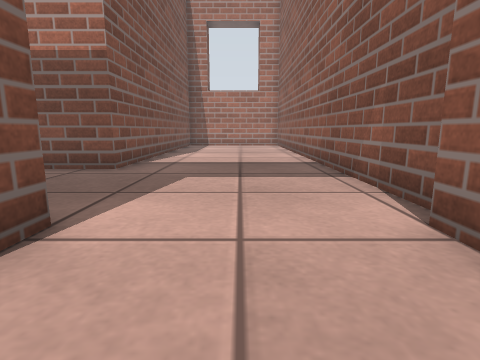
View 1 (above)

14 first-person views from a walk through a robot-simulator world made for Gazebo. The camera is 0.5 m above the floor, tilts 10° down and sees 80° across. The floor is counted in squares, 0.5 m on a side. Each view is taken from the middle of a square. On the plan, view 1 faces up. The plan holds only what a view shows up to about 11 squares ahead; the rest is blank.

View 2
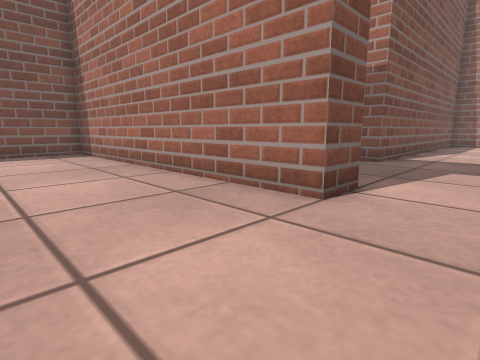

View 3
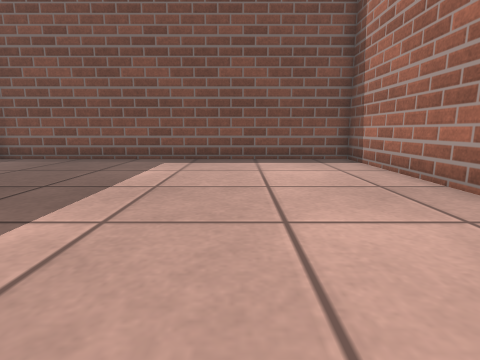

View 4
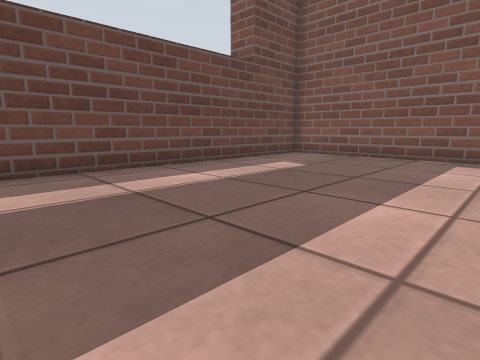

View 5
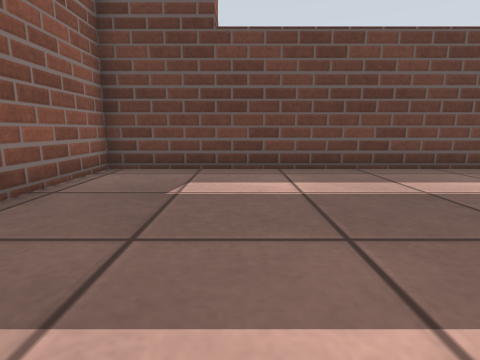

View 6
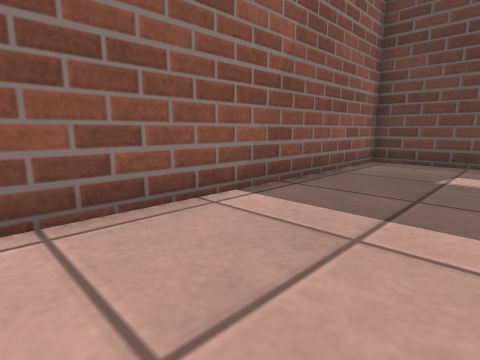

View 7
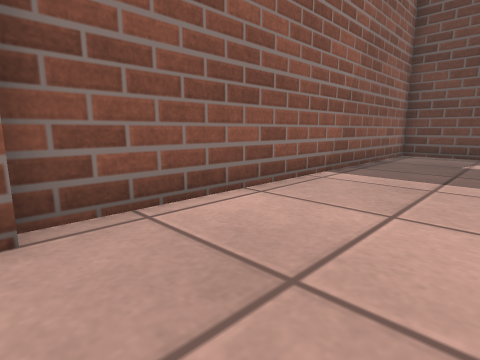

View 8
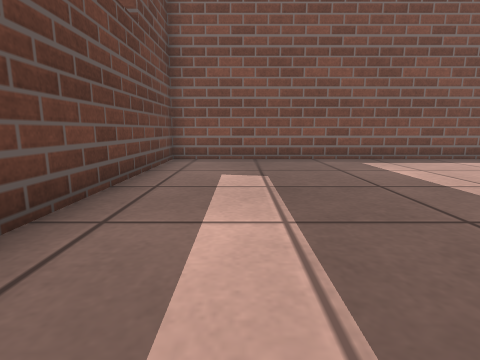

View 9
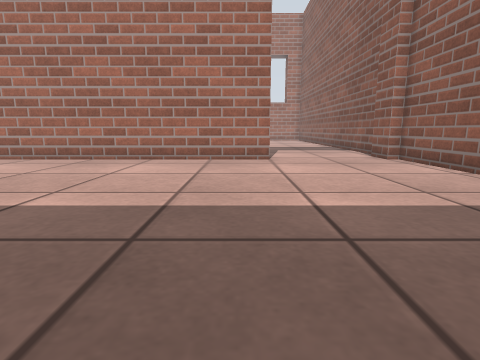

View 10
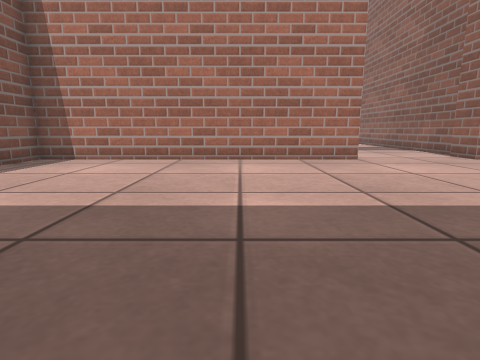

View 11
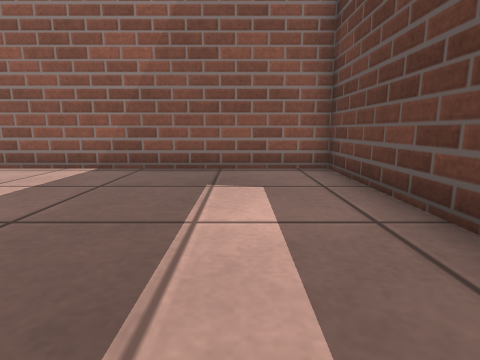

View 12
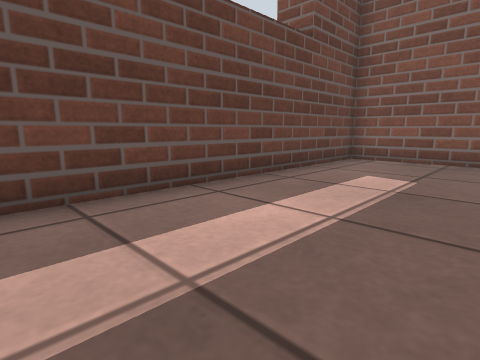

View 13
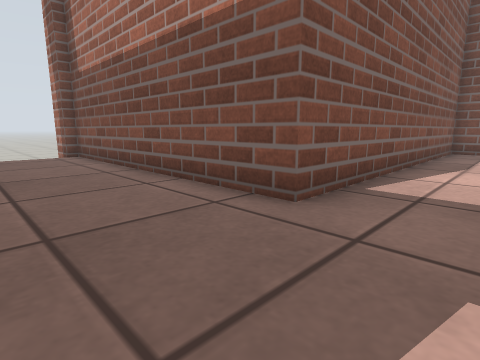

View 14
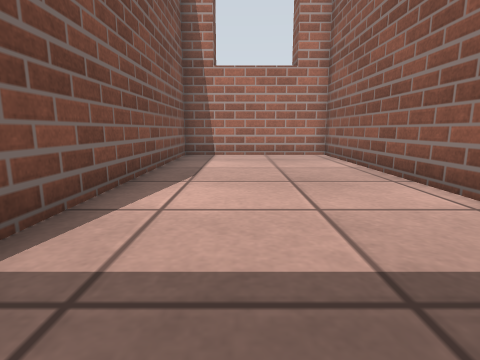

### Floor plan
Points are (right, up) in squares from view 1. A wall is a line through its corners. A room is listed if a view was taken in it or the views show most of it. See-through windows are left out.
Room 1 (views 1, 2, 3, 4, 5, 6, 8, 9, 10, 11, 12)
walls: (-2, 1.7) (-12.8, 1.7) (-12.8, -10.3) (2.4, -10.3) (2.4, 1.7) (2, 1.7); (-10, -10.2) (-10, -11)
ways out: opening at (0, 2.5) to room 2
Room 2 (views 7, 13, 14)
walls: (-2, 3) (-2, 1.7); (2.4, 3.4) (2.4, 18.5) (-3.2, 18.5) (-3.2, 7.3) (-12.8, 7.3) (-12.8, 6.9) (-14, 6.9); (2, 1.7) (2, 3)
ways out: opening at (0, 2.5) to room 1

Where each view was taken, in squares from view 1:
view 1: 0 up, 0 right, facing up
view 2: 2 down, 0 right, facing up-left
view 3: 2 down, 3 left, facing left
view 4: 3 down, 2 left, facing down-left
view 5: 3 down, 1 left, facing down
view 6: 1 down, 1 left, facing down-right
view 7: 2 up, 1 left, facing down-right
view 8: 8 down, 3 left, facing left
view 9: 8 down, 3 left, facing up
view 10: 8 down, 6 left, facing up
view 11: 8 down, 5 left, facing right
view 12: 6 down, 3 left, facing down-left
view 13: 4 up, 1 left, facing up-left
view 14: 7 up, 1 left, facing up
